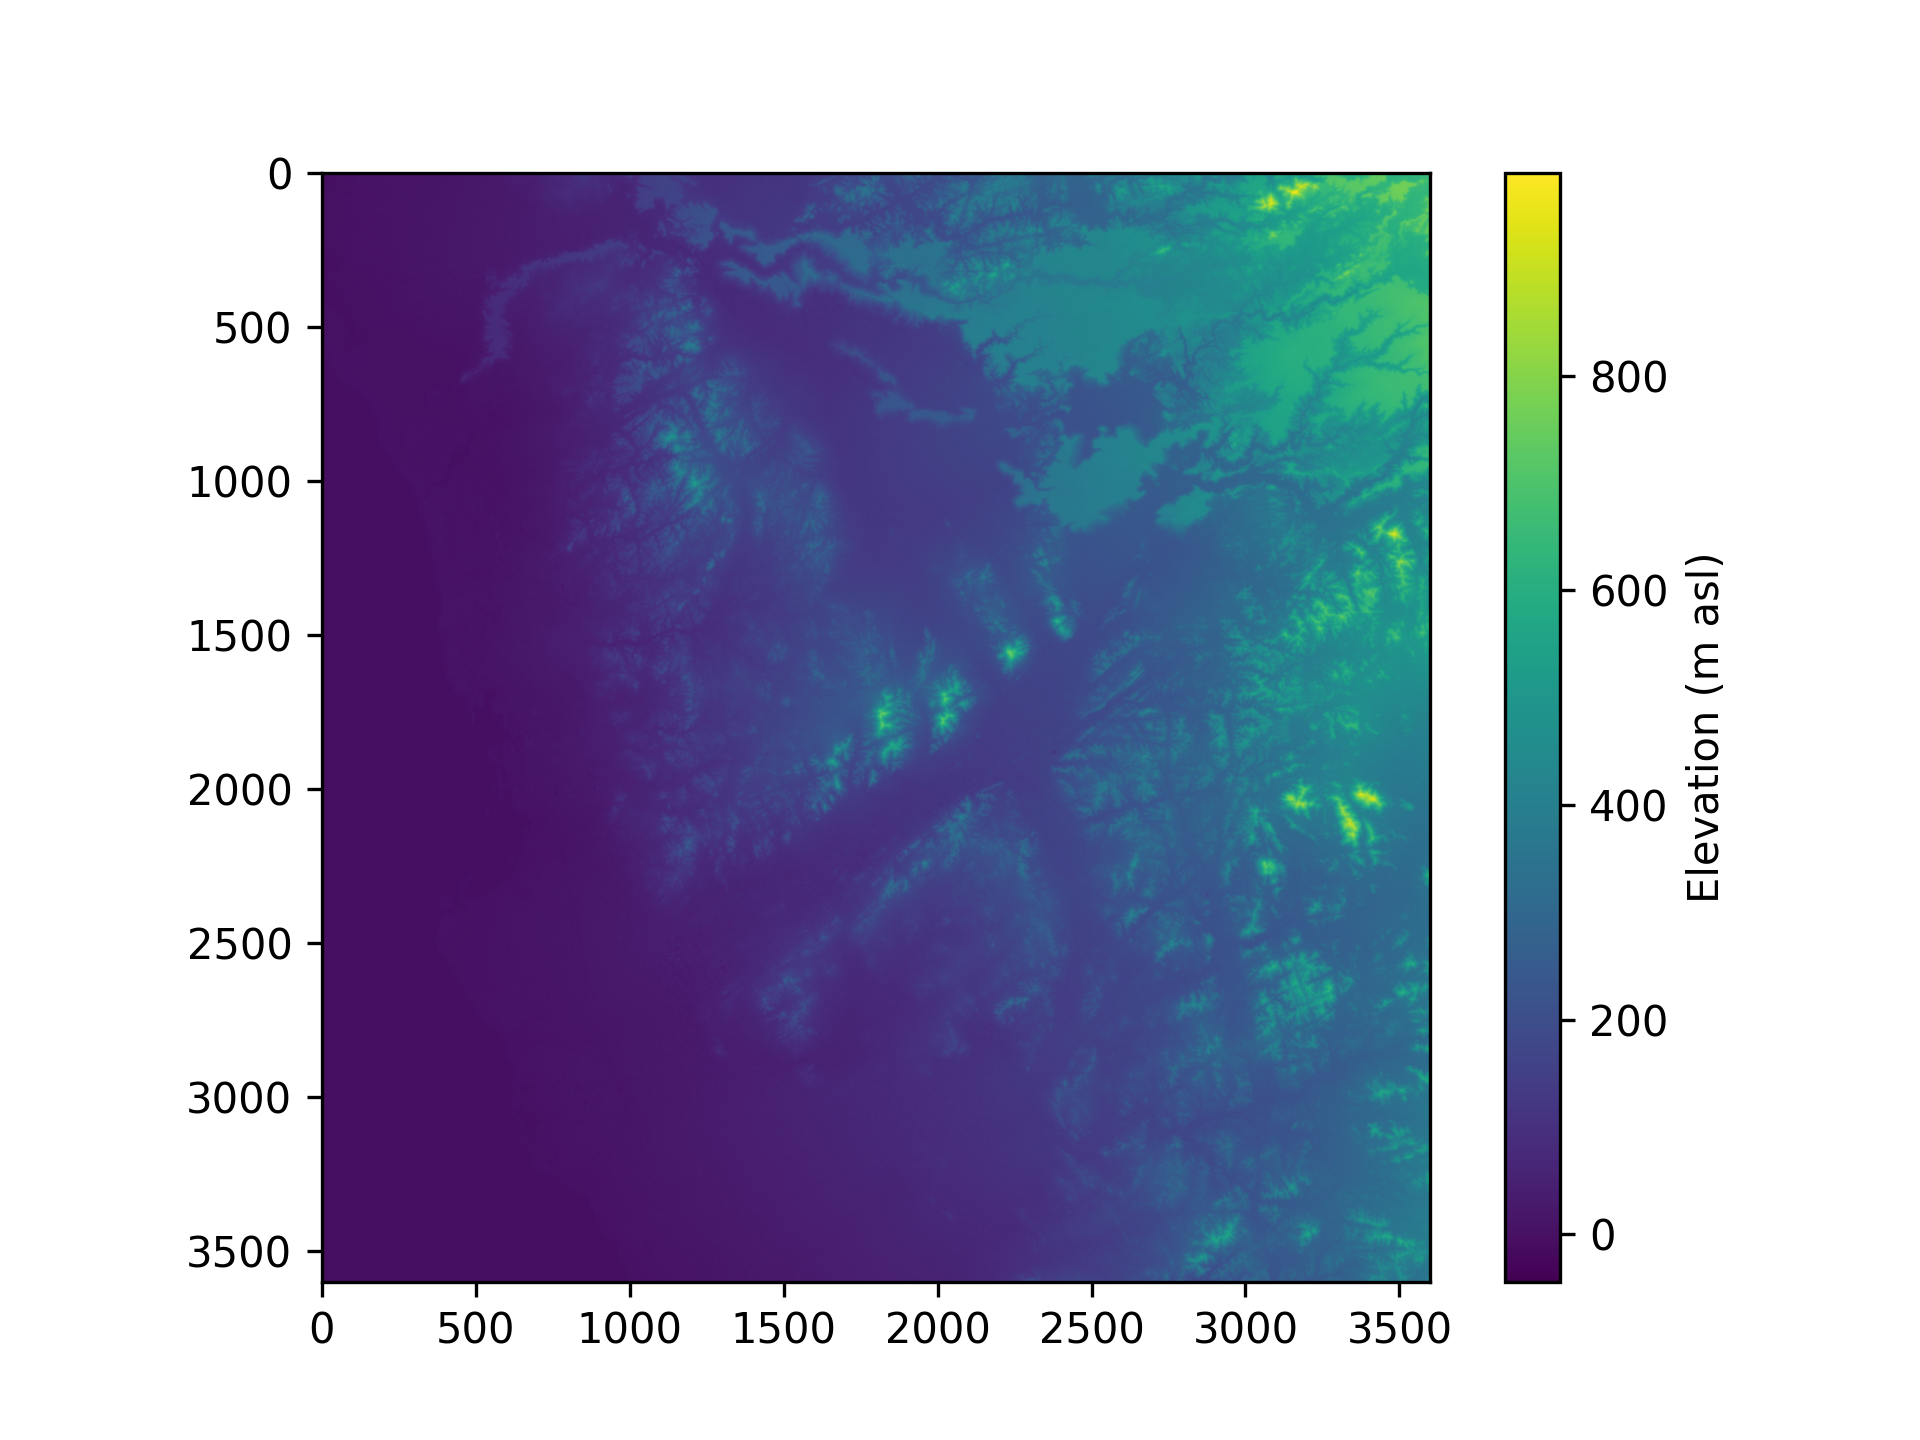

The script that saved this image:
# Import of libraries
import numpy as np
import pandas as pd
import matplotlib.pyplot as plt
import pdb
import xarray as xr

# Path to the netCDF file
nc_path = "SRTMGL1_NC.003_Data/N21E039.SRTMGL1_NC.nc"

#  Open dataset
dset = xr.open_dataset(nc_path)

#  Breakpoint: inspect dataset + variables
pdb.set_trace()

## The next codes are the ones that were given in the assignment and are written in the bash when execting the file
#  Extract DEM variable
DEM = np.array(dset.variables["SRTMGL1_DEM"])

#  Close file
dset.close()


# Plot + save
plt.imshow(DEM)
cbar = plt.colorbar()
cbar.set_label("Elevation (m asl)")
plt.savefig("assignment_1.png", dpi=300)
